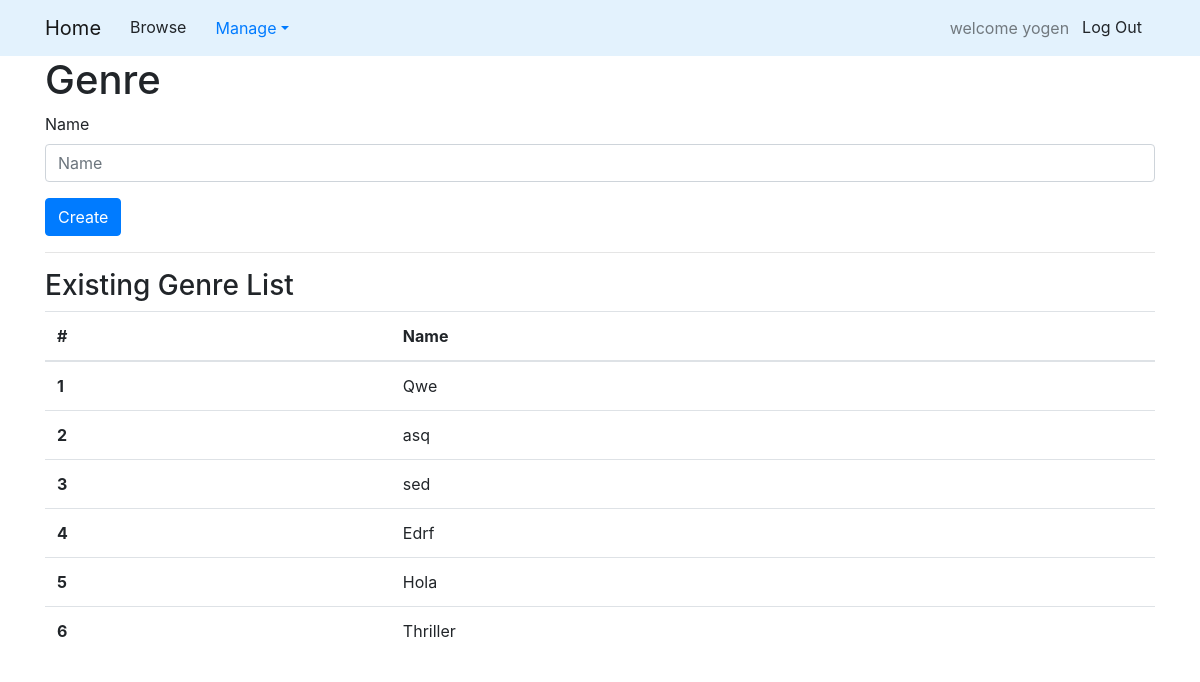
The page /genre/ (signed in) on the database its author committed.
### library_app/models.py (models this page shows, shortened)
class Genre(models.Model):
    name = models.TextField()

### library_app/views.py (the view)
# urls.py: url('genre/', views.CreateGenreView.as_view(), name='genre'),
class CreateGenreView(SuperUserRequiredMixin, CreateView):
    form_class = forms.CreateGenreForm
    success_url = reverse_lazy('library_app:genre')
    template_name = 'library_app/genre.html'
    def get_context_data(self, **kwargs):
        kwargs['genre_list'] = models.Genre.objects.order_by('id')
        return super(CreateGenreView, self).get_context_data(**kwargs)

### library_app/forms.py
class CreateGenreForm(forms.ModelForm):
    class Meta:
        model = Genre
        fields = ('name',)
        widgets = {
            'name': forms.TextInput(attrs={'class': 'textinputclass'}),
        }

### library_app/views.py (called while the page is built)
    def test_func(self):
        return self.request.user.is_superuser

### library_app/templates/library_app/genre.html (shortened to what this page needs)
{% extends "base.html" %}
{% load bootstrap4 %}
{% block body_block %}
<div class="container">
    <h1>Genre</h1>
    <form method="POST">
        {% bootstrap_form form %}
        <input type="submit" class="btn btn-primary" value="Create">
    </form>
    <hr>
    <h3>Existing Genre List</h3>
    <table class="table">
        <thead>
            <tr>
                <th scope="col">#</th>
                <th scope="col">Name</th>
            </tr>
        </thead>
        <tbody>
            {% for genre in genre_list %}
            <tr>
                <th scope="row">{{genre.pk}}</th>
                <td>{{genre.name}}</td>
            </tr>
            {% endfor %}
        </tbody>
    </table>
</div>
{% endblock %}

### templates/base.html (shortened to what this page needs)
<!DOCTYPE html>
{% load static %}
<html lang="en">
<head>
  <link rel="stylesheet" href="{% static 'library_app/css/master.css'%}">
  <link rel="stylesheet" href="{% static 'bootstrap-4.5.2-dist/css/bootstrap.min.css'%}">
  <link rel="stylesheet" href="{% static 'bootstrap-4.5.2-dist/css/bootstrap-grid.min.css'%}">
</head>
<body>
  <nav class=" navbar navbar-expand-lg navbar-light mynav">
    <div class="container">
      <a class="navbar-brand" href="{% url 'library_app:home' %}">Home</a>
      <div class="collapse navbar-collapse" id="navbarSupportedContent">
        <ul class="nav nabar-nav mr-auto">
          <li><a class="btn btn-simple" href="{% url 'library_app:browse' %}">Browse</a></li>
          {% if user.is_authenticated %}
          <li class="nav-item dropdown">
            <a class="nav-link dropdown-toggle" role="button" data-toggle="dropdown" href="#">Manage</a>
          </li>
          {% endif %}
        </ul>
        <ul class="nav nabar-nav navbar-right">
          {% if user.is_authenticated %}
          <li><span class="navbar-text">welcome {{user}}</span> </li>
          <li><a class="btn btn-simple" href="{% url 'library_app:logout' %}">Log Out</a></li>
          {% endif %}
        </ul>
      </div>
    </div>
  </nav>
  {% block body_block %}
  {% endblock %}
</body>
</html>

### library_app/static/library_app/css/master.css (style rules this page uses)
body { background-color: red; }
.mynav { background-color: #e3f2fd; }
body { margin-top:30px; }

### rows shown on the page
Genre: pk "1", name "Qwe"
Genre: pk "2", name "asq"
Genre: pk "3", name "sed"
Genre: pk "4", name "Edrf"
Genre: pk "5", name "Hola"
Genre: pk "6", name "Thriller"

### other values the page prints
{{ user }} "yogen"
